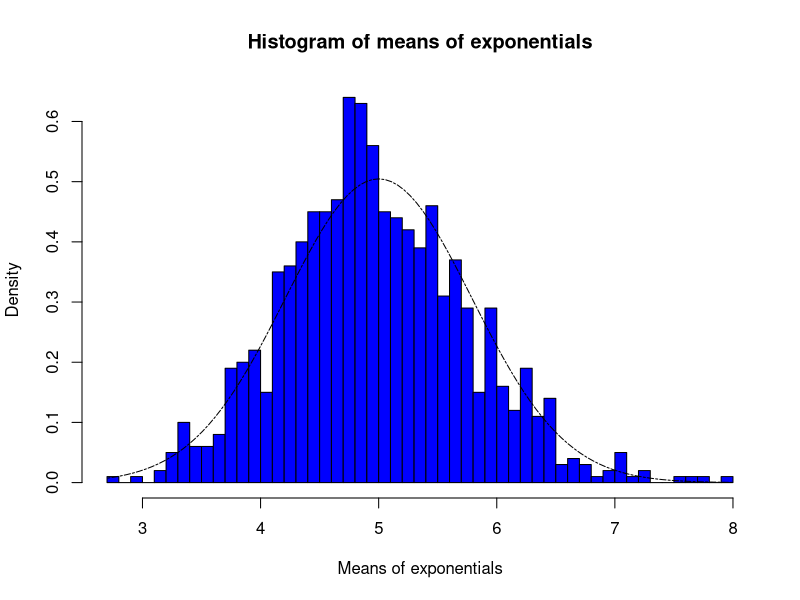
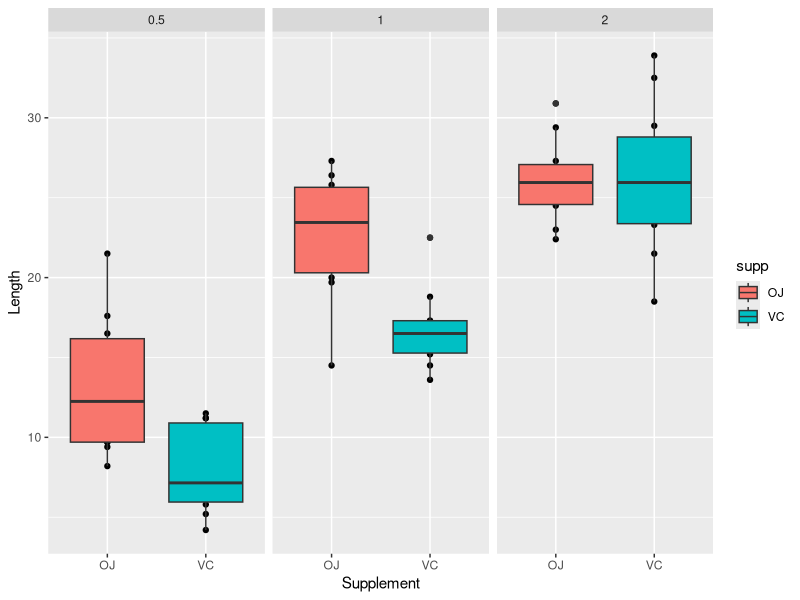

The R script that drew these images, in order:
## ---- chunk 1
knitr::opts_chunk$set(echo = TRUE)
## ---- chunk 2
library("data.table")
library("ggplot2")
set.seed(1020304) # setting the seed makes the paper reproducible
lambda <- 0.2     # lambda must be set to 0.2 for all simulations, per the instructions
n <- 40           # You will investigate the distribution of averages of 40 exponentials
nosim <- 1000     # Note you will need to do a thousand simulations
## ---- chunk 3
simulation_of_exponentials <- replicate(nosim, rexp(n, lambda))
means_of_exponentials <- apply(simulation_of_exponentials, 2, mean)
## ---- chunk 4
# Number of rows and columns of data:
dim(simulation_of_exponentials)

# Value range of the data:
range(simulation_of_exponentials)

# First 10 values in the data:
simulation_of_exponentials[0:10]
## ---- chunk 5
sample_mean <- mean(means_of_exponentials)
theoretical_mean <- 1/lambda
## ---- chunk 6
sample_mean
## ---- chunk 7
theoretical_mean
## ---- chunk 8
sd_of_distribution <- sd(means_of_exponentials)
variance_distribution <- sd_of_distribution^2

sd_theoretical <- (1/lambda)/sqrt(n)
variance_theoretical <- ((1/lambda)*(1/sqrt(n)))^2
## ---- chunk 9
variance_distribution
## ---- chunk 10
variance_theoretical
## ---- chunk 11
x_axis <- seq(min(means_of_exponentials), max(means_of_exponentials), length=100)
y_axis <- dnorm(x_axis, mean=1/lambda, sd=(1/lambda/sqrt(n)))
hist(means_of_exponentials, breaks=n, prob=T, col="blue", xlab="Means of exponentials", main="Histogram of means of exponentials", ylab="Density")
lines(x_axis, y_axis, pch=22, col="black", lty=6)
## ---- chunk 12
# Loading the dataset 'ToothGrowth'
data("ToothGrowth")
## ---- chunk 13
# A summary of the dataset
summary(ToothGrowth)

# The first few rows of data
head(ToothGrowth)

# The dimensions of the data
dim(ToothGrowth)

# The structure of the data
str(ToothGrowth)
## ---- chunk 14
qplot(supp, len, data=ToothGrowth, facets=~dose,xlab="Supplement", ylab="Length") + geom_boxplot(aes(fill=supp))
## ---- chunk 15
oj_data = ToothGrowth$len[ToothGrowth$supp == 'OJ']
vc_data = ToothGrowth$len[ToothGrowth$supp == 'VC']
## ---- chunk 16
t.test(oj_data, vc_data, alternative="greater", paired=FALSE, conf.level=0.95)
## ---- chunk 17
doseHalfMg = ToothGrowth$len[ToothGrowth$dose == 0.5]
doseOneMg = ToothGrowth$len[ToothGrowth$dose == 1]
doseTwoMg = ToothGrowth$len[ToothGrowth$dose == 2]
## ---- chunk 18
t.test(doseHalfMg, doseOneMg, alternative="less", paired=FALSE, conf.level = 0.95)
## ---- chunk 19
t.test(doseOneMg, doseTwoMg, alternative="less", paired=FALSE, conf.level=0.95)
